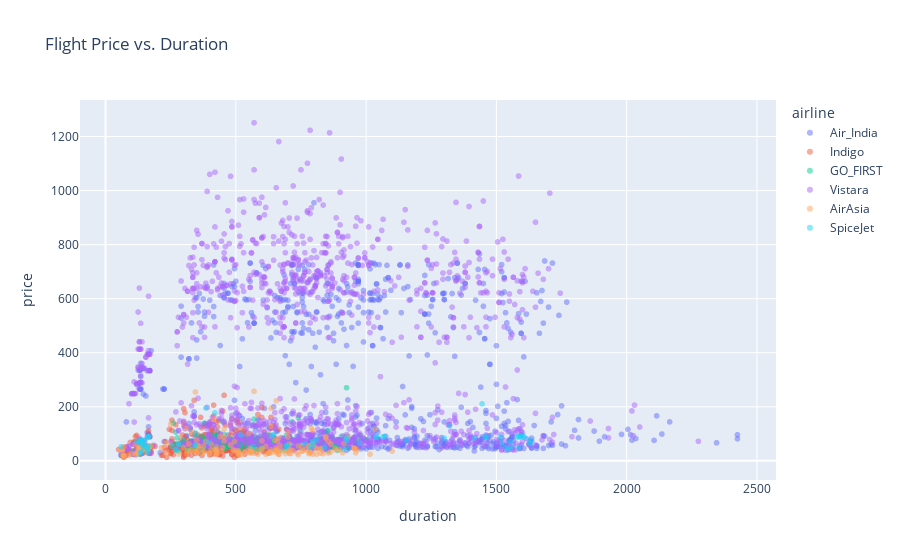

The code cell stored with this chart in its notebook:
### Code cell
new_df = df.sample(frac = 0.01)


fig = px.scatter(new_df, x='duration', y='price', color='airline', hover_data=['origin', 'destination'],
                 title='Flight Price vs. Duration',opacity =0.5)
fig.show()

### Figure 1 — Plotly figure (JSON) as saved in the notebook; plotly's stock layout.template omitted (floating-point values rounded to 4 significant figures; data arrays with more than 128 entries replaced by an {"elided": "..."} marker saying what was removed)
{"data": [{"customdata": {"elided": "813x2 str values"}, "hovertemplate": "airline=Air_India<br>duration=%{x}<br>price=%{y}<br>origin=%{customdata[0]}<br>destination=%{customdata[1]}<extra></extra>", "legendgroup": "Air_India", "marker": {"color": "#636efa", "opacity": 0.5, "symbol": "circle"}, "mode": "markers", "name": "Air_India", "showlegend": true, "type": "scattergl", "x": {"elided": "813 int values"}, "xaxis": "x", "y": {"elided": "813 float values"}, "yaxis": "y"}, {"customdata": {"elided": "437x2 str values"}, "hovertemplate": "airline=Indigo<br>duration=%{x}<br>price=%{y}<br>origin=%{customdata[0]}<br>destination=%{customdata[1]}<extra></extra>", "legendgroup": "Indigo", "marker": {"color": "#EF553B", "opacity": 0.5, "symbol": "circle"}, "mode": "markers", "name": "Indigo", "showlegend": true, "type": "scattergl", "x": {"elided": "437 int values"}, "xaxis": "x", "y": {"elided": "437 float values"}, "yaxis": "y"}, {"customdata": {"elided": "241x2 str values"}, "hovertemplate": "airline=GO_FIRST<br>duration=%{x}<br>price=%{y}<br>origin=%{customdata[0]}<br>destination=%{customdata[1]}<extra></extra>", "legendgroup": "GO_FIRST", "marker": {"color": "#00cc96", "opacity": 0.5, "symbol": "circle"}, "mode": "markers", "name": "GO_FIRST", "showlegend": true, "type": "scattergl", "x": {"elided": "241 int values"}, "xaxis": "x", "y": {"elided": "241 float values"}, "yaxis": "y"}, {"customdata": {"elided": "1253x2 str values"}, "hovertemplate": "airline=Vistara<br>duration=%{x}<br>price=%{y}<br>origin=%{customdata[0]}<br>destination=%{customdata[1]}<extra></extra>", "legendgroup": "Vistara", "marker": {"color": "#ab63fa", "opacity": 0.5, "symbol": "circle"}, "mode": "markers", "name": "Vistara", "showlegend": true, "type": "scattergl", "x": {"elided": "1253 int values"}, "xaxis": "x", "y": {"elided": "1253 float values"}, "yaxis": "y"}, {"customdata": {"elided": "184x2 str values"}, "hovertemplate": "airline=AirAsia<br>duration=%{x}<br>price=%{y}<br>origin=%{customdata[0]}<br>destination=%{customdata[1]}<extra></extra>", "legendgroup": "AirAsia", "marker": {"color": "#FFA15A", "opacity": 0.5, "symbol": "circle"}, "mode": "markers", "name": "AirAsia", "showlegend": true, "type": "scattergl", "x": {"elided": "184 int values"}, "xaxis": "x", "y": {"elided": "184 float values"}, "yaxis": "y"}, {"customdata": {"elided": "74x2 str values"}, "hovertemplate": "airline=SpiceJet<br>duration=%{x}<br>price=%{y}<br>origin=%{customdata[0]}<br>destination=%{customdata[1]}<extra></extra>", "legendgroup": "SpiceJet", "marker": {"color": "#19d3f3", "opacity": 0.5, "symbol": "circle"}, "mode": "markers", "name": "SpiceJet", "showlegend": true, "type": "scattergl", "x": [1300, 160, 1460, 840, 1320, 565, 810, 150, 270, 165, 1535, 1415, 1040, 1585, 645, 1065, 60, 280, 1155, 1580, 145, 165, 1585, 1460, 160, 975, 1040, 165, 385, 135, 925, 165, 765, 1630, 135, 795, 135, 1520, 695, 420, 1555, 130, 145, 1515, 915, 1555, 145, 1605, 395, 345, 520, 150, 345, 165, 1445, 345, 135, 1590, 280, 1545, 120, 270, 925, 1070, 1595, 695, 785, 1630, 640, 1605, 795, 135, 160, 255], "xaxis": "x", "y": [83.44, 49.74, 88.22, 49.79, 129.7, 52.03, 77.12, 77.86, 40.45, 37.8, 49.79, 83.16, 88.22, 88.22, 95.5, 89.59, 52.06, 61.44, 75.31, 89.1, 60.49, 89.86, 48.58, 88.22, 30.82, 64.66, 88.22, 88.94, 195.7, 62.72, 75.31, 89.86, 63.47, 76.04, 71.32, 59.27, 77.86, 66.3, 53.82, 177.7, 48.58, 71.44, 48, 88.94, 42.23, 70, 71.32, 88.94, 69.16, 57.77, 95.5, 56.65, 102.5, 54, 210.8, 57.77, 31.37, 89.86, 61.44, 42.23, 71.32, 40.45, 82.97, 89.86, 90.83, 54.56, 49.79, 63.96, 95.5, 88.94, 70.98, 29.47, 47.99, 53], "yaxis": "y"}], "layout": {"autosize": true, "legend": {"title": {"text": "airline"}, "tracegroupgap": 0}, "title": {"text": "Flight Price vs. Duration"}, "xaxis": {"anchor": "y", "autorange": true, "domain": [0, 1], "range": [-91.16, 2566.0], "title": {"text": "duration"}, "type": "linear"}, "yaxis": {"anchor": "x", "autorange": true, "domain": [0, 1], "range": [-88.89, 1353.0], "title": {"text": "price"}, "type": "linear"}}}
